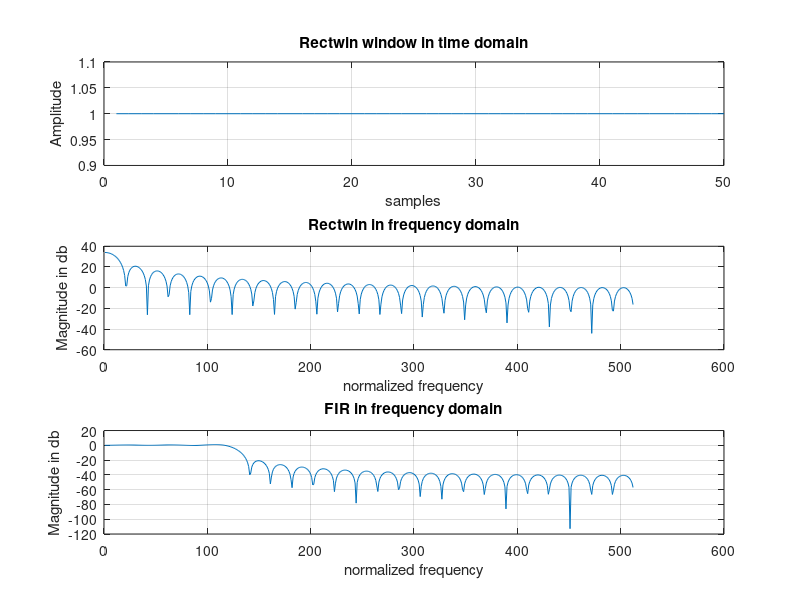

MATLAB code for this plot:
%title : FIR filter response using Rectwin.

clear all;

wc = 0.25;
l = 50;
p = rectwin(l);

subplot(3,1,1);
plot(p);
grid on;
title('Rectwin window in time domain');
xlabel('samples');
ylabel('Amplitude');

r = freqz(p);
q = 20*log10(abs(r));

subplot(3,1,2);
plot(q);
grid on;
title('Rectwin in frequency domain');
xlabel('normalized frequency');
ylabel('Magnitude in db');

w = fir1(l-1, wc, p);

z = freqz(w);
y = 20*log10(abs(z));

subplot(3,1,3);
plot(y);
grid on;
title('FIR in frequency domain');
xlabel('normalized frequency');
ylabel('Magnitude in db');


